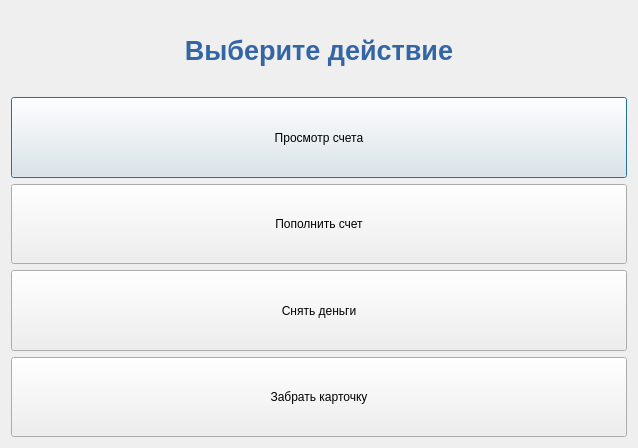
<?xml version="1.0" encoding="UTF-8"?>
<ui version="4.0">
 <class>Dialog</class>
 <widget class="QDialog" name="Dialog">
  <property name="geometry">
   <rect>
    <x>0</x>
    <y>0</y>
    <width>638</width>
    <height>448</height>
   </rect>
  </property>
  <property name="windowTitle">
   <string>Dialog</string>
  </property>
  <layout class="QVBoxLayout" name="verticalLayout_2">
   <item>
    <layout class="QHBoxLayout" name="horizontalLayout_2">
     <item>
      <widget class="QLabel" name="label">
       <property name="text">
        <string>&lt;html&gt;&lt;head/&gt;&lt;body&gt;&lt;p align=&quot;center&quot;&gt;&lt;span style=&quot; font-size:20pt; font-weight:600; color:#3465a4;&quot;&gt;Выберите действие&lt;/span&gt;&lt;/p&gt;&lt;/body&gt;&lt;/html&gt;</string>
       </property>
      </widget>
     </item>
    </layout>
   </item>
   <item>
    <layout class="QHBoxLayout" name="horizontalLayout">
     <item>
      <widget class="QPushButton" name="pushButton">
       <property name="sizePolicy">
        <sizepolicy hsizetype="Minimum" vsizetype="Preferred">
         <horstretch>0</horstretch>
         <verstretch>0</verstretch>
        </sizepolicy>
       </property>
       <property name="text">
        <string>Просмотр счета</string>
       </property>
      </widget>
     </item>
    </layout>
   </item>
   <item>
    <layout class="QHBoxLayout" name="horizontalLayout_4">
     <item>
      <widget class="QPushButton" name="pushButton_2">
       <property name="sizePolicy">
        <sizepolicy hsizetype="Minimum" vsizetype="Preferred">
         <horstretch>0</horstretch>
         <verstretch>0</verstretch>
        </sizepolicy>
       </property>
       <property name="text">
        <string>Пополнить счет</string>
       </property>
      </widget>
     </item>
    </layout>
   </item>
   <item>
    <layout class="QVBoxLayout" name="verticalLayout">
     <item>
      <widget class="QPushButton" name="pushButton_3">
       <property name="sizePolicy">
        <sizepolicy hsizetype="Minimum" vsizetype="Preferred">
         <horstretch>0</horstretch>
         <verstretch>0</verstretch>
        </sizepolicy>
       </property>
       <property name="text">
        <string>Снять деньги</string>
       </property>
      </widget>
     </item>
    </layout>
   </item>
   <item>
    <layout class="QVBoxLayout" name="verticalLayout_3">
     <item>
      <widget class="QPushButton" name="pushButton_4">
       <property name="sizePolicy">
        <sizepolicy hsizetype="Minimum" vsizetype="Preferred">
         <horstretch>0</horstretch>
         <verstretch>0</verstretch>
        </sizepolicy>
       </property>
       <property name="text">
        <string>Забрать карточку</string>
       </property>
      </widget>
     </item>
    </layout>
   </item>
  </layout>
 </widget>
 <resources/>
 <connections/>
</ui>
